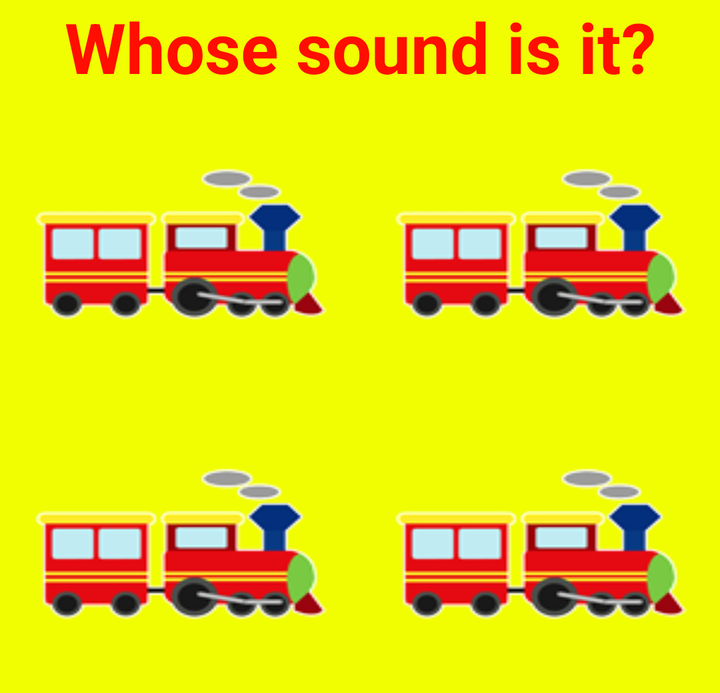
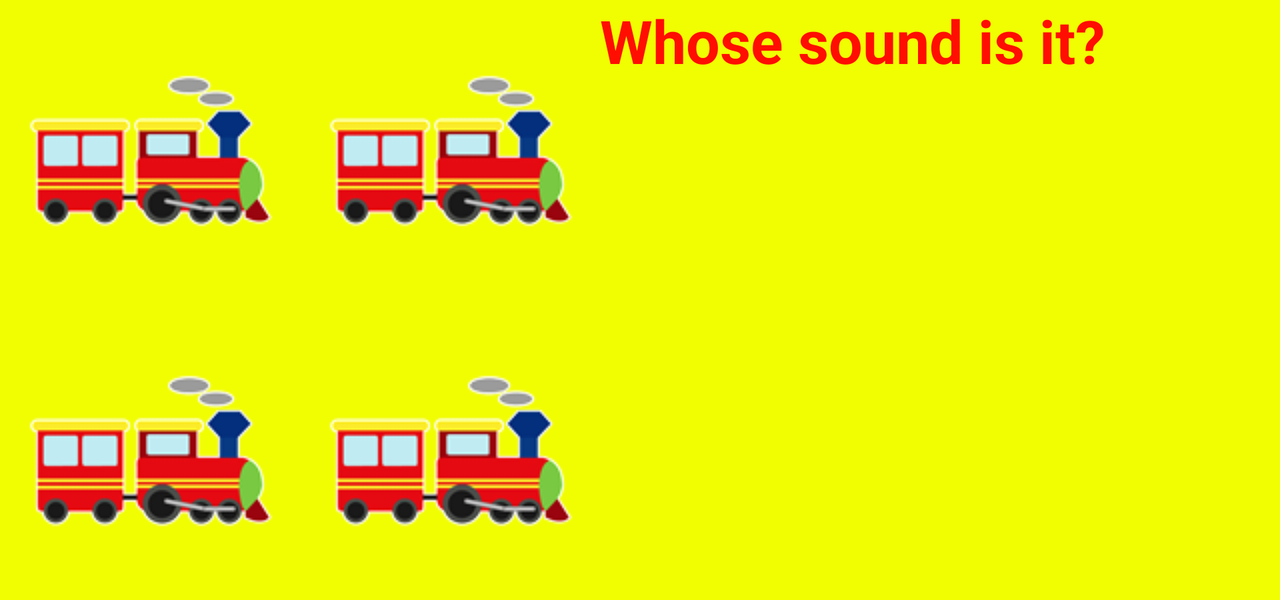

The same Android screen from two of the app's own layout files: first res/layout/ as a phone draws it, then the repository's variant for another configuration, drawn on a device whose configuration selects that folder. Both files follow.
<!-- AndroidManifest.xml: application theme AppTheme -->
<!-- res/layout/activity_quiz.xml -->
<?xml version="1.0" encoding="utf-8"?>
<LinearLayout
    xmlns:android="http://schemas.android.com/apk/res/android"
    android:orientation="vertical"
    android:layout_width="match_parent"
    android:layout_height="wrap_content">

    <TextView
        android:id="@+id/textTitle"
        android:layout_width="match_parent"
        android:layout_height="wrap_content"
        android:text="@string/whose_sound_is_it"
        android:gravity="center"
        android:textSize="35sp" />

    <LinearLayout
        android:id="@+id/row1"
        android:layout_width="match_parent"
        android:layout_height="wrap_content"
        android:orientation="horizontal">

        <ImageButton
            android:id="@+id/imageButton1"
            android:layout_height="wrap_content"
            android:layout_width="wrap_content"
            android:layout_weight="1"
            android:background="@drawable/train"/>
        <ImageButton
            android:id="@+id/imageButton2"
            android:layout_height="wrap_content"
            android:layout_width="wrap_content"
            android:layout_weight="1"
            android:background="@drawable/train"/>

    </LinearLayout>

    <LinearLayout
        android:id="@+id/row2"
        android:layout_width="match_parent"
        android:layout_height="wrap_content"
        android:orientation="horizontal">

        <ImageButton
            android:id="@+id/imageButton3"
            android:layout_height="wrap_content"
            android:layout_width="wrap_content"
            android:layout_weight="1"
            android:background="@drawable/train"/>
        <ImageButton
            android:id="@+id/imageButton4"
            android:layout_height="wrap_content"
            android:layout_width="wrap_content"
            android:layout_weight="1"
            android:background="@drawable/train"/>
    </LinearLayout>
</LinearLayout>
<!-- resources referenced by this layout -->
<resources>
  <!-- drawable train: png bitmap (drawable, 8110 bytes) -->
  <string name="whose_sound_is_it">Whose sound is it?</string>
  <style name="AppTheme" parent="Theme.AppCompat.Light.DarkActionBar">
          
          <item name="colorPrimary">@color/colorPrimary</item>
          <item name="colorPrimaryDark">@color/colorPrimaryDark</item>
          <item name="colorAccent">@android:color/holo_blue_bright</item>
          <item name="android:windowBackground">@color/yellow</item>
          <item name="android:colorBackground">@color/background_material_light</item>
          <item name="android:buttonStyle">@style/ButtonStyle</item>
          <item name="android:textViewStyle">@style/TextViewStyle</item>
          <item name="android:imageButtonStyle">@style/ImageButtonStyle</item>
  
      </style>
  <color name="colorPrimary">#05060a</color>
  <color name="colorPrimaryDark">#303F9F</color>
  <color name="yellow">#FFF1FD01</color>
  <color name="background_material_light">#ff0e01</color>
  <style name="ButtonStyle">
          <item name="android:textColor">@color/black</item>
          <item name="android:textStyle">italic</item>
          <item name="android:gravity">center</item>
          <item name="android:textSize">35sp</item>
          <item name="android:background">@drawable/rounded_button</item>
      </style>
  <style name="TextViewStyle">
          <item name="android:textSize">15sp</item>
          <item name="android:textColor">@color/background_material_light</item>
          <item name="android:textStyle">bold</item>
      </style>
  <style name="ImageButtonStyle">
          <item name="android:background">@null</item>
      </style>
  <color name="black">#FF000000</color>
  <!-- drawable rounded_button (drawable-hdpi) -->
  <?xml version="1.0" encoding="utf-8"?>
  <shape xmlns:android="http://schemas.android.com/apk/res/android"
      android:shape="rectangle">
      <solid android:color="@color/background_material_light" />
      <corners android:bottomRightRadius="15dp"
          android:bottomLeftRadius="15dp"
          android:topRightRadius="15dp"
          android:topLeftRadius="15dp"/>
  </shape>
</resources>
<!-- res/layout-land/activity_quiz.xml (the repository's variant of the layout above) -->
<!-- drawn on the phone turned sideways -->
<?xml version="1.0" encoding="utf-8"?>
<LinearLayout
    xmlns:android="http://schemas.android.com/apk/res/android"
    android:orientation="vertical"
    android:layout_width="match_parent"
    android:layout_height="wrap_content">

    <LinearLayout
        android:id="@+id/parentRow1"
        android:layout_width="match_parent"
        android:layout_height="wrap_content"
        android:gravity="left"
        android:orientation="horizontal">

        <LinearLayout
            android:id="@+id/row1"
            android:layout_width="wrap_content"
            android:layout_height="wrap_content"
            android:orientation="horizontal">

            <ImageButton
                android:id="@+id/imageButton1"
                android:layout_width="wrap_content"
                android:layout_height="wrap_content"
                android:layout_weight="1"
                android:background="@drawable/train" />

            <ImageButton
                android:id="@+id/imageButton2"
                android:layout_width="wrap_content"
                android:layout_height="wrap_content"
                android:layout_weight="1"
                android:background="@drawable/train" />

            <TextView
                android:id="@+id/textTitle"
                android:layout_width="wrap_content"
                android:layout_height="wrap_content"
                android:layout_weight="1"
                android:text="@string/whose_sound_is_it"
                android:textSize="30sp" />
        </LinearLayout>
    </LinearLayout>

    <LinearLayout
        android:id="@+id/parentRow2"
        android:layout_width="match_parent"
        android:layout_height="wrap_content"
        android:gravity="left"
        android:orientation="horizontal">

        <LinearLayout
            android:id="@+id/row2"
            android:layout_width="wrap_content"
            android:layout_height="wrap_content"
            android:orientation="horizontal">

            <ImageButton
                android:id="@+id/imageButton3"
                android:layout_width="wrap_content"
                android:layout_height="wrap_content"
                android:layout_weight="1"
                android:background="@drawable/train" />

            <ImageButton
                android:id="@+id/imageButton4"
                android:layout_width="wrap_content"
                android:layout_height="wrap_content"
                android:layout_weight="1"
                android:background="@drawable/train" />
        </LinearLayout>
    </LinearLayout>

</LinearLayout>
